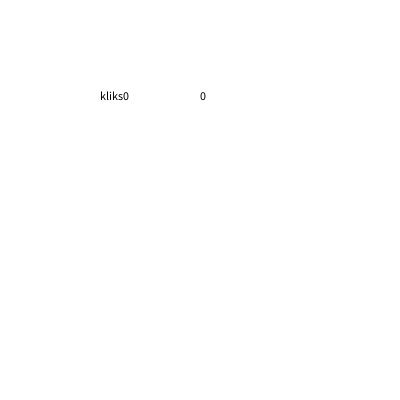
Frame 1 (no input)
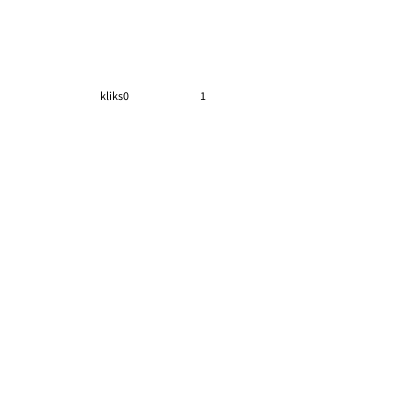
Frame 60 (the mouse pressed at the canvas centre just before this capture)
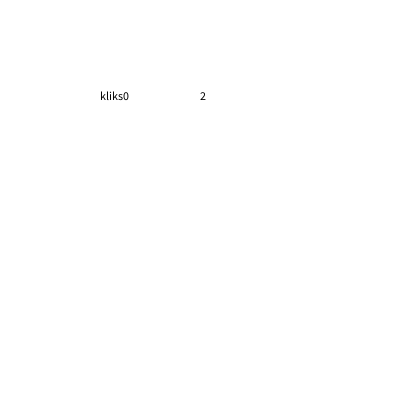
Frame 120 (the mouse held since frame 60 and released just before this capture)

The Processing sketch that drew these frames (run headless with seeded random() and noise(); from frame 60 on, the mouse is pressed at the canvas centre):

// Processing sketch: sketch_12_2_hoevaak_spacebar_in_10_seconden
// ── sketch_12_2_hoevaak_spacebar_in_10_seconden.pde
int space = 0;
int sec;
boolean tijd = true;
void setup(){
    size(400,400);
}

void draw(){
    background(255);

  sec = millis()/1000;
if( sec > 10){ 
  tijd = false;
}

fill(0,0,0 );
    text(sec,200,100);
    text("kliks" + space,100,100);
}

  void keyReleased(){
    if(keyCode == 32 && tijd){
      space++;
    }
  }
